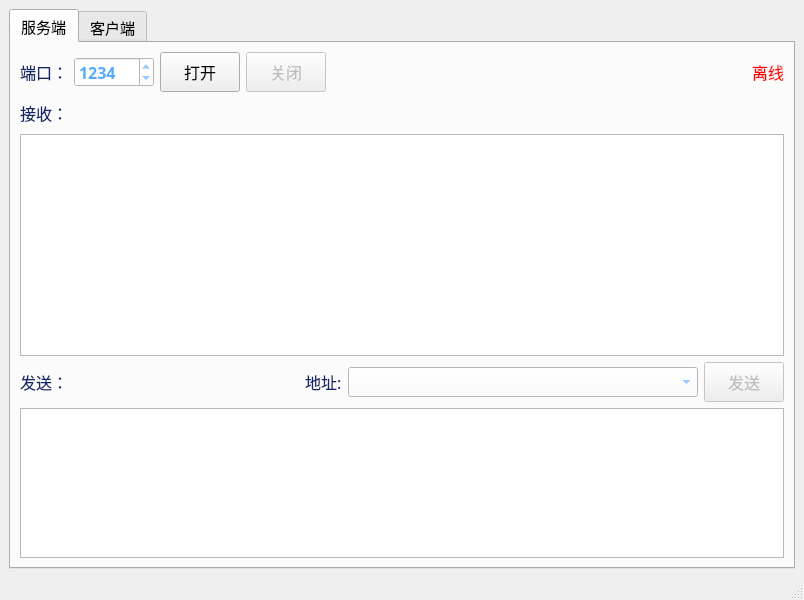
<?xml version="1.0" encoding="UTF-8"?>
<ui version="4.0">
 <class>MainWindow</class>
 <widget class="QMainWindow" name="MainWindow">
  <property name="geometry">
   <rect>
    <x>0</x>
    <y>0</y>
    <width>800</width>
    <height>600</height>
   </rect>
  </property>
  <property name="windowTitle">
   <string>MainWindow</string>
  </property>
  <widget class="QWidget" name="centralwidget">
   <layout class="QVBoxLayout" name="verticalLayout_2">
    <item>
     <widget class="QTabWidget" name="tabWidget">
      <property name="font">
       <font>
        <family>等线</family>
        <pointsize>11</pointsize>
       </font>
      </property>
      <property name="currentIndex">
       <number>0</number>
      </property>
      <widget class="QWidget" name="serverTab">
       <attribute name="title">
        <string>服务端</string>
       </attribute>
       <layout class="QVBoxLayout" name="verticalLayout">
        <item>
         <layout class="QHBoxLayout" name="horizontalLayout_2">
          <item>
           <widget class="QLabel" name="label_4">
            <property name="minimumSize">
             <size>
              <width>0</width>
              <height>30</height>
             </size>
            </property>
            <property name="maximumSize">
             <size>
              <width>16777215</width>
              <height>30</height>
             </size>
            </property>
            <property name="font">
             <font>
              <family>华文中宋</family>
              <pointsize>12</pointsize>
              <weight>50</weight>
              <bold>false</bold>
             </font>
            </property>
            <property name="styleSheet">
             <string notr="true">background-color: rgba(255, 255, 255, 0);
color: rgb(18, 40, 104);</string>
            </property>
            <property name="text">
             <string>端口：</string>
            </property>
           </widget>
          </item>
          <item>
           <widget class="QSpinBox" name="serverPort">
            <property name="minimumSize">
             <size>
              <width>80</width>
              <height>30</height>
             </size>
            </property>
            <property name="maximumSize">
             <size>
              <width>80</width>
              <height>30</height>
             </size>
            </property>
            <property name="font">
             <font>
              <family>等线</family>
              <pointsize>12</pointsize>
              <weight>75</weight>
              <bold>true</bold>
             </font>
            </property>
            <property name="styleSheet">
             <string notr="true">background-color: rgb(255, 255, 255);
color: rgb(85, 170, 255);</string>
            </property>
            <property name="minimum">
             <number>1</number>
            </property>
            <property name="maximum">
             <number>100000</number>
            </property>
            <property name="value">
             <number>1234</number>
            </property>
           </widget>
          </item>
          <item>
           <widget class="QPushButton" name="openServerBtn">
            <property name="minimumSize">
             <size>
              <width>0</width>
              <height>40</height>
             </size>
            </property>
            <property name="maximumSize">
             <size>
              <width>16777215</width>
              <height>40</height>
             </size>
            </property>
            <property name="font">
             <font>
              <family>华文中宋</family>
              <pointsize>12</pointsize>
              <weight>50</weight>
              <bold>false</bold>
             </font>
            </property>
            <property name="cursor">
             <cursorShape>PointingHandCursor</cursorShape>
            </property>
            <property name="text">
             <string>打开</string>
            </property>
           </widget>
          </item>
          <item>
           <widget class="QPushButton" name="closeServerBtn">
            <property name="enabled">
             <bool>false</bool>
            </property>
            <property name="minimumSize">
             <size>
              <width>0</width>
              <height>40</height>
             </size>
            </property>
            <property name="maximumSize">
             <size>
              <width>16777215</width>
              <height>40</height>
             </size>
            </property>
            <property name="font">
             <font>
              <family>华文中宋</family>
              <pointsize>12</pointsize>
              <weight>50</weight>
              <bold>false</bold>
             </font>
            </property>
            <property name="cursor">
             <cursorShape>PointingHandCursor</cursorShape>
            </property>
            <property name="text">
             <string>关闭</string>
            </property>
            <property name="checkable">
             <bool>false</bool>
            </property>
            <property name="checked">
             <bool>false</bool>
            </property>
            <property name="default">
             <bool>false</bool>
            </property>
            <property name="flat">
             <bool>false</bool>
            </property>
           </widget>
          </item>
          <item>
           <spacer name="horizontalSpacer_2">
            <property name="orientation">
             <enum>Qt::Horizontal</enum>
            </property>
            <property name="sizeHint" stdset="0">
             <size>
              <width>40</width>
              <height>20</height>
             </size>
            </property>
           </spacer>
          </item>
          <item>
           <widget class="QLabel" name="serverState">
            <property name="minimumSize">
             <size>
              <width>0</width>
              <height>30</height>
             </size>
            </property>
            <property name="maximumSize">
             <size>
              <width>16777215</width>
              <height>30</height>
             </size>
            </property>
            <property name="font">
             <font>
              <family>华文中宋</family>
              <pointsize>12</pointsize>
              <weight>50</weight>
              <bold>false</bold>
             </font>
            </property>
            <property name="styleSheet">
             <string notr="true">color: rgb(255, 0, 0);</string>
            </property>
            <property name="text">
             <string>离线</string>
            </property>
            <property name="alignment">
             <set>Qt::AlignRight|Qt::AlignTrailing|Qt::AlignVCenter</set>
            </property>
           </widget>
          </item>
         </layout>
        </item>
        <item>
         <layout class="QHBoxLayout" name="horizontalLayout_5">
          <item>
           <widget class="QLabel" name="label_2">
            <property name="minimumSize">
             <size>
              <width>0</width>
              <height>30</height>
             </size>
            </property>
            <property name="maximumSize">
             <size>
              <width>16777215</width>
              <height>30</height>
             </size>
            </property>
            <property name="font">
             <font>
              <family>华文中宋</family>
              <pointsize>12</pointsize>
              <weight>50</weight>
              <bold>false</bold>
             </font>
            </property>
            <property name="styleSheet">
             <string notr="true">background-color: rgba(255, 255, 255, 0);
color: rgb(18, 40, 104);</string>
            </property>
            <property name="text">
             <string>接收：</string>
            </property>
           </widget>
          </item>
          <item>
           <spacer name="horizontalSpacer_5">
            <property name="orientation">
             <enum>Qt::Horizontal</enum>
            </property>
            <property name="sizeHint" stdset="0">
             <size>
              <width>40</width>
              <height>20</height>
             </size>
            </property>
           </spacer>
          </item>
         </layout>
        </item>
        <item>
         <widget class="QPlainTextEdit" name="forServerMsg">
          <property name="font">
           <font>
            <family>等线</family>
            <pointsize>12</pointsize>
           </font>
          </property>
          <property name="readOnly">
           <bool>true</bool>
          </property>
         </widget>
        </item>
        <item>
         <layout class="QHBoxLayout" name="horizontalLayout">
          <item>
           <widget class="QLabel" name="label">
            <property name="minimumSize">
             <size>
              <width>0</width>
              <height>30</height>
             </size>
            </property>
            <property name="maximumSize">
             <size>
              <width>16777215</width>
              <height>30</height>
             </size>
            </property>
            <property name="font">
             <font>
              <family>华文中宋</family>
              <pointsize>12</pointsize>
              <weight>50</weight>
              <bold>false</bold>
             </font>
            </property>
            <property name="styleSheet">
             <string notr="true">background-color: rgba(255, 255, 255, 0);
color: rgb(18, 40, 104);</string>
            </property>
            <property name="text">
             <string>发送：</string>
            </property>
           </widget>
          </item>
          <item>
           <spacer name="horizontalSpacer">
            <property name="orientation">
             <enum>Qt::Horizontal</enum>
            </property>
            <property name="sizeHint" stdset="0">
             <size>
              <width>40</width>
              <height>20</height>
             </size>
            </property>
           </spacer>
          </item>
          <item>
           <widget class="QLabel" name="label_3">
            <property name="minimumSize">
             <size>
              <width>0</width>
              <height>30</height>
             </size>
            </property>
            <property name="maximumSize">
             <size>
              <width>16777215</width>
              <height>30</height>
             </size>
            </property>
            <property name="font">
             <font>
              <family>华文中宋</family>
              <pointsize>12</pointsize>
              <weight>50</weight>
              <bold>false</bold>
             </font>
            </property>
            <property name="styleSheet">
             <string notr="true">background-color: rgba(255, 255, 255, 0);
color: rgb(18, 40, 104);</string>
            </property>
            <property name="text">
             <string>地址:</string>
            </property>
           </widget>
          </item>
          <item>
           <widget class="QComboBox" name="addressList">
            <property name="minimumSize">
             <size>
              <width>350</width>
              <height>30</height>
             </size>
            </property>
            <property name="maximumSize">
             <size>
              <width>350</width>
              <height>30</height>
             </size>
            </property>
            <property name="font">
             <font>
              <family>等线</family>
              <pointsize>12</pointsize>
              <weight>75</weight>
              <bold>true</bold>
             </font>
            </property>
            <property name="styleSheet">
             <string notr="true">background-color: rgb(255, 255, 255);
color: rgb(85, 170, 255);</string>
            </property>
           </widget>
          </item>
          <item>
           <widget class="QPushButton" name="sendServerBtn">
            <property name="enabled">
             <bool>false</bool>
            </property>
            <property name="minimumSize">
             <size>
              <width>0</width>
              <height>40</height>
             </size>
            </property>
            <property name="maximumSize">
             <size>
              <width>16777215</width>
              <height>40</height>
             </size>
            </property>
            <property name="font">
             <font>
              <family>华文中宋</family>
              <pointsize>12</pointsize>
              <weight>50</weight>
              <bold>false</bold>
             </font>
            </property>
            <property name="cursor">
             <cursorShape>PointingHandCursor</cursorShape>
            </property>
            <property name="text">
             <string>发送</string>
            </property>
            <property name="shortcut">
             <string>Ctrl+Return</string>
            </property>
           </widget>
          </item>
         </layout>
        </item>
        <item>
         <widget class="QPlainTextEdit" name="sendServerMsg">
          <property name="minimumSize">
           <size>
            <width>0</width>
            <height>150</height>
           </size>
          </property>
          <property name="maximumSize">
           <size>
            <width>16777215</width>
            <height>150</height>
           </size>
          </property>
          <property name="font">
           <font>
            <pointsize>12</pointsize>
           </font>
          </property>
         </widget>
        </item>
       </layout>
      </widget>
      <widget class="QWidget" name="clientTab">
       <attribute name="title">
        <string>客户端</string>
       </attribute>
       <layout class="QVBoxLayout" name="verticalLayout_3">
        <item>
         <layout class="QHBoxLayout" name="horizontalLayout_3">
          <item>
           <widget class="QLabel" name="label_6">
            <property name="minimumSize">
             <size>
              <width>0</width>
              <height>30</height>
             </size>
            </property>
            <property name="maximumSize">
             <size>
              <width>16777215</width>
              <height>30</height>
             </size>
            </property>
            <property name="font">
             <font>
              <family>华文中宋</family>
              <pointsize>12</pointsize>
              <weight>50</weight>
              <bold>false</bold>
             </font>
            </property>
            <property name="styleSheet">
             <string notr="true">background-color: rgba(255, 255, 255, 0);
color: rgb(18, 40, 104);</string>
            </property>
            <property name="text">
             <string>地址：</string>
            </property>
           </widget>
          </item>
          <item>
           <widget class="QLineEdit" name="wsUrl">
            <property name="minimumSize">
             <size>
              <width>500</width>
              <height>30</height>
             </size>
            </property>
            <property name="maximumSize">
             <size>
              <width>16777215</width>
              <height>30</height>
             </size>
            </property>
            <property name="font">
             <font>
              <family>等线</family>
              <pointsize>12</pointsize>
              <weight>75</weight>
              <bold>true</bold>
             </font>
            </property>
            <property name="styleSheet">
             <string notr="true">background-color: rgb(255, 255, 255);
color: rgb(85, 170, 255);</string>
            </property>
           </widget>
          </item>
          <item>
           <widget class="QPushButton" name="connectServerBtn">
            <property name="minimumSize">
             <size>
              <width>0</width>
              <height>40</height>
             </size>
            </property>
            <property name="maximumSize">
             <size>
              <width>16777215</width>
              <height>40</height>
             </size>
            </property>
            <property name="font">
             <font>
              <family>华文中宋</family>
              <pointsize>12</pointsize>
              <weight>50</weight>
              <bold>false</bold>
             </font>
            </property>
            <property name="cursor">
             <cursorShape>PointingHandCursor</cursorShape>
            </property>
            <property name="text">
             <string>连接</string>
            </property>
           </widget>
          </item>
          <item>
           <widget class="QPushButton" name="disconnectServerBtn">
            <property name="enabled">
             <bool>false</bool>
            </property>
            <property name="minimumSize">
             <size>
              <width>0</width>
              <height>40</height>
             </size>
            </property>
            <property name="maximumSize">
             <size>
              <width>16777215</width>
              <height>40</height>
             </size>
            </property>
            <property name="font">
             <font>
              <family>华文中宋</family>
              <pointsize>12</pointsize>
              <weight>50</weight>
              <bold>false</bold>
             </font>
            </property>
            <property name="cursor">
             <cursorShape>PointingHandCursor</cursorShape>
            </property>
            <property name="text">
             <string>断开</string>
            </property>
            <property name="checkable">
             <bool>false</bool>
            </property>
            <property name="checked">
             <bool>false</bool>
            </property>
            <property name="default">
             <bool>false</bool>
            </property>
            <property name="flat">
             <bool>false</bool>
            </property>
           </widget>
          </item>
          <item>
           <spacer name="horizontalSpacer_3">
            <property name="orientation">
             <enum>Qt::Horizontal</enum>
            </property>
            <property name="sizeHint" stdset="0">
             <size>
              <width>40</width>
              <height>20</height>
             </size>
            </property>
           </spacer>
          </item>
          <item>
           <widget class="QLabel" name="ClientState">
            <property name="minimumSize">
             <size>
              <width>0</width>
              <height>30</height>
             </size>
            </property>
            <property name="maximumSize">
             <size>
              <width>16777215</width>
              <height>30</height>
             </size>
            </property>
            <property name="font">
             <font>
              <family>华文中宋</family>
              <pointsize>12</pointsize>
              <weight>50</weight>
              <bold>false</bold>
             </font>
            </property>
            <property name="styleSheet">
             <string notr="true">color: rgb(255, 0, 0);</string>
            </property>
            <property name="text">
             <string>离线</string>
            </property>
            <property name="alignment">
             <set>Qt::AlignRight|Qt::AlignTrailing|Qt::AlignVCenter</set>
            </property>
           </widget>
          </item>
         </layout>
        </item>
        <item>
         <widget class="QLabel" name="label_7">
          <property name="font">
           <font>
            <family>华文中宋</family>
            <pointsize>12</pointsize>
            <weight>50</weight>
            <bold>false</bold>
           </font>
          </property>
          <property name="styleSheet">
           <string notr="true">background-color: rgba(255, 255, 255, 0);
color: rgb(18, 40, 104);</string>
          </property>
          <property name="text">
           <string>接收：</string>
          </property>
         </widget>
        </item>
        <item>
         <widget class="QPlainTextEdit" name="forClientMsg">
          <property name="font">
           <font>
            <family>等线</family>
            <pointsize>12</pointsize>
           </font>
          </property>
          <property name="readOnly">
           <bool>true</bool>
          </property>
         </widget>
        </item>
        <item>
         <layout class="QHBoxLayout" name="horizontalLayout_4">
          <item>
           <widget class="QLabel" name="label_8">
            <property name="minimumSize">
             <size>
              <width>0</width>
              <height>30</height>
             </size>
            </property>
            <property name="maximumSize">
             <size>
              <width>16777215</width>
              <height>30</height>
             </size>
            </property>
            <property name="font">
             <font>
              <family>华文中宋</family>
              <pointsize>12</pointsize>
              <weight>50</weight>
              <bold>false</bold>
             </font>
            </property>
            <property name="styleSheet">
             <string notr="true">background-color: rgba(255, 255, 255, 0);
color: rgb(18, 40, 104);</string>
            </property>
            <property name="text">
             <string>发送：</string>
            </property>
           </widget>
          </item>
          <item>
           <spacer name="horizontalSpacer_4">
            <property name="orientation">
             <enum>Qt::Horizontal</enum>
            </property>
            <property name="sizeHint" stdset="0">
             <size>
              <width>40</width>
              <height>20</height>
             </size>
            </property>
           </spacer>
          </item>
          <item>
           <widget class="QPushButton" name="sendClientBtn">
            <property name="enabled">
             <bool>false</bool>
            </property>
            <property name="minimumSize">
             <size>
              <width>0</width>
              <height>40</height>
             </size>
            </property>
            <property name="maximumSize">
             <size>
              <width>16777215</width>
              <height>40</height>
             </size>
            </property>
            <property name="font">
             <font>
              <family>华文中宋</family>
              <pointsize>12</pointsize>
              <weight>50</weight>
              <bold>false</bold>
             </font>
            </property>
            <property name="cursor">
             <cursorShape>PointingHandCursor</cursorShape>
            </property>
            <property name="text">
             <string>发送</string>
            </property>
            <property name="shortcut">
             <string>Ctrl+Return</string>
            </property>
           </widget>
          </item>
         </layout>
        </item>
        <item>
         <widget class="QPlainTextEdit" name="sendClientMsg">
          <property name="minimumSize">
           <size>
            <width>0</width>
            <height>150</height>
           </size>
          </property>
          <property name="maximumSize">
           <size>
            <width>16777215</width>
            <height>150</height>
           </size>
          </property>
          <property name="font">
           <font>
            <pointsize>12</pointsize>
           </font>
          </property>
         </widget>
        </item>
       </layout>
      </widget>
     </widget>
    </item>
   </layout>
  </widget>
  <widget class="QMenuBar" name="menubar">
   <property name="geometry">
    <rect>
     <x>0</x>
     <y>0</y>
     <width>800</width>
     <height>17</height>
    </rect>
   </property>
  </widget>
  <widget class="QStatusBar" name="statusbar"/>
 </widget>
 <resources/>
 <connections/>
</ui>
